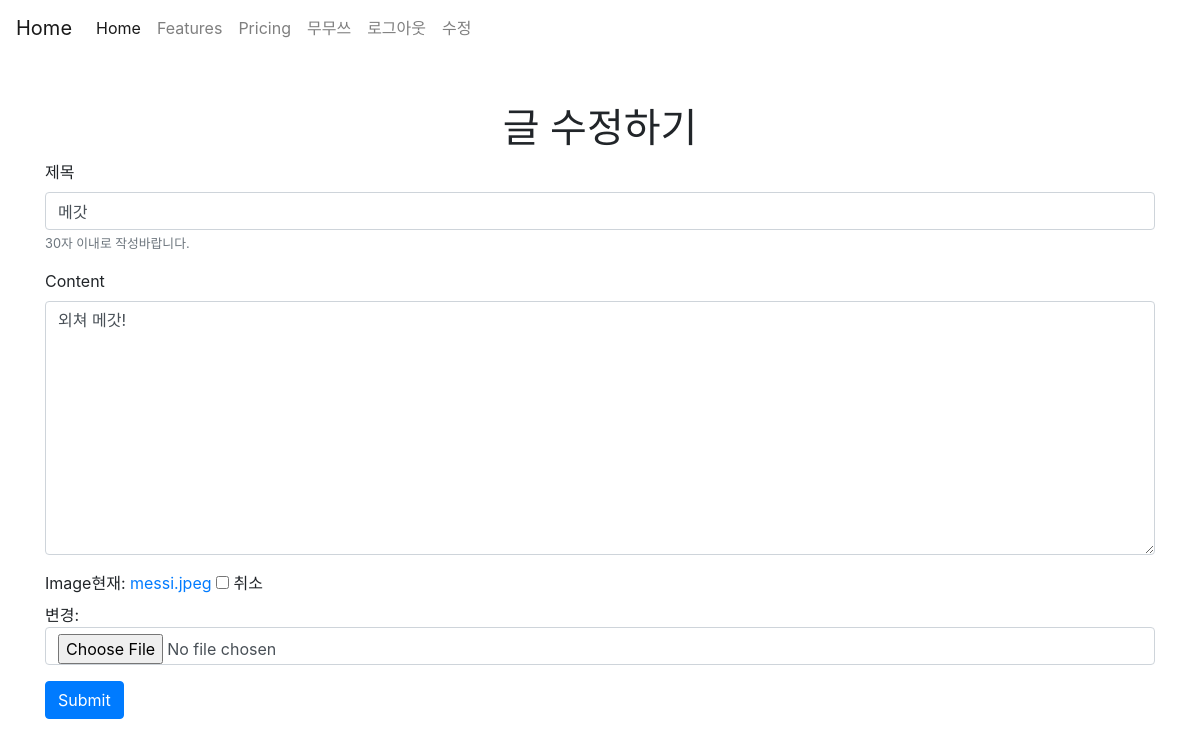
Screenshot of /articles/4/update/ (signed in) with the database file from the repository.
### accounts/models.py (models this page shows)
class User(AbstractUser):
    followers = models.ManyToManyField(settings.AUTH_USER_MODEL, related_name='followings', blank=True)

### articles/models.py (models this page shows, shortened)
class Article(models.Model):
    title = models.CharField(max_length=30)
    content = models.TextField()
    image = models.ImageField(blank=True)
    image_thumbnail = ProcessedImageField(
        processors=[ResizeToFill(300, 300)],
        format='JPEG',
        options={'quality': 80},
    )
    created_at = models.DateTimeField(auto_now_add=True)
    updated_at = models.DateTimeField(auto_now=True)
    user = models.ForeignKey(settings.AUTH_USER_MODEL, on_delete=models.CASCADE)
    like_users = models.ManyToManyField(
        settings.AUTH_USER_MODEL,
        related_name='like_articles',   # user도 settings.AUTH_USER_MODEL을 참조하므로 필수적
        blank=True,                     # 좋아요가 없어도 Ok
    )
    hashtags = models.ManyToManyField(
        HashTag,
        blank= True,
        related_name='articles',
    )

### articles/views.py (the view, shortened to what this page needs)
# urls.py: path('update/', views.update, name='update'),
def update(request, article_pk):
    article = Article.objects.get(pk=article_pk)
    if request.method == 'GET':
        if article.user != request.user:
            return HttpResponseForbidden()
        article_form = ArticleForm(instance=article)
    context = {
        'article_form': article_form,
    }
    return render(request, 'articles/form.html', context)

### articles/forms.py
class ArticleForm(forms.ModelForm):
    title = forms.CharField(
        max_length = 140,
        label = '제목',
        help_text= '30자 이내로 작성바랍니다.',
        widget = forms.TextInput(
            attrs = {
                'placeholder': '제목을 입력바랍니다.',
            }
        )
    )
    class Meta: # 데이터에 대한 데이터, ArticleForm에 대한 정보를 담고 있다.
        model = Article
        fields = '__all__'
        exclude = ('image_thumbnail', 'user', 'like_users', 'hashtags')
        widgets = {
            'title': forms.TextInput(
                attrs = {
                    'placeholder': '제목을 입력바랍니다.'
                }
            )
        }

### articles/templates/articles/form.html (shortened to what this page needs)
{% extends 'articles/base.html' %}
{% load bootstrap4 %}
{% block body %}
{% if request.resolver_match.url_name == 'create' %}
    <h1 class="text-center">글 작성하기</h1>
{% else %}
    <h1 class="text-center">글 수정하기</h1>
{% endif %}
<form role="form" action="" method="POST" enctype="multipart/form-data">
  {% bootstrap_form article_form %}
  {% buttons %}
  <button type="submit" class="btn btn-primary">Submit</button>
  {% endbuttons %}
</form>
{% endblock %}

### articles/templates/_navbar.html (shortened to what this page needs)
  <nav class="navbar navbar-expand-lg navbar-light bg-muted">
    <a class="navbar-brand" href="/articles">Home</a>
    <div class="collapse navbar-collapse" id="navbarNav">
      <ul class="navbar-nav">
        <li class="nav-item active">
          <a class="nav-link" href="#">Home <span class="sr-only">(current)</span></a>
        </li>
        <li class="nav-item">
          <a class="nav-link" href="#">Features</a>
        </li>
        <li class="nav-item">
          <a class="nav-link" href="#">Pricing</a>
        </li>
        {% if user.is_authenticated %}
        <li class="nav-item">
          <a class="nav-link" href="{% url 'accounts:profile' user.id %}">{{ user.username }}</a>
        </li>
        <li class="nav-item">
          <a class="nav-link" href="{% url 'accounts:logout'%}">로그아웃</a>
        </li>
        <li class="nav-item">
          <a class="nav-link" href="{% url 'accounts:update'%}">수정</a>
        </li>
        {% endif %}
      </ul>
    </div>
  </nav>

### rows the page displays
User: username "무무쓰"
Article: title "메갓", content "외쳐 메갓!"
